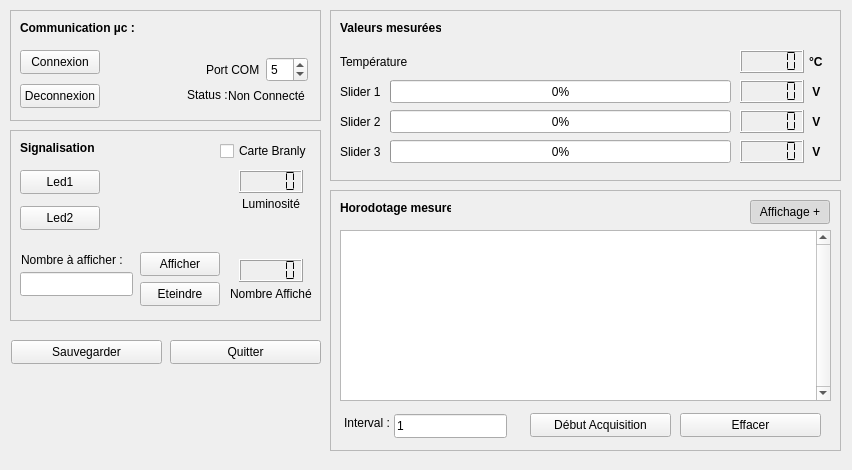
<?xml version="1.0" encoding="UTF-8"?>
<ui version="4.0">
 <class>IHMDanger</class>
 <widget class="QMainWindow" name="IHMDanger">
  <property name="geometry">
   <rect>
    <x>0</x>
    <y>0</y>
    <width>852</width>
    <height>470</height>
   </rect>
  </property>
  <property name="minimumSize">
   <size>
    <width>852</width>
    <height>470</height>
   </size>
  </property>
  <property name="windowTitle">
   <string>IHMDanger</string>
  </property>
  <property name="styleSheet">
   <string notr="true">QFrame[objectName^='frame_'] { 
border: 2px solid rgb(171, 171, 171);
border-radius: 5px ;
}</string>
  </property>
  <widget class="QWidget" name="centralwidget">
   <widget class="QFrame" name="frame_com">
    <property name="geometry">
     <rect>
      <x>10</x>
      <y>10</y>
      <width>311</width>
      <height>111</height>
     </rect>
    </property>
    <property name="frameShape">
     <enum>QFrame::Shape::StyledPanel</enum>
    </property>
    <property name="frameShadow">
     <enum>QFrame::Shadow::Raised</enum>
    </property>
    <widget class="QLabel" name="label_frame_com">
     <property name="geometry">
      <rect>
       <x>10</x>
       <y>10</y>
       <width>121</width>
       <height>16</height>
      </rect>
     </property>
     <property name="font">
      <font>
       <bold>true</bold>
      </font>
     </property>
     <property name="text">
      <string>Communication µc :</string>
     </property>
    </widget>
    <widget class="QLabel" name="label_com_status">
     <property name="geometry">
      <rect>
       <x>177</x>
       <y>77</y>
       <width>41</width>
       <height>16</height>
      </rect>
     </property>
     <property name="text">
      <string>Status :</string>
     </property>
    </widget>
    <widget class="QLabel" name="label_com_status_output">
     <property name="geometry">
      <rect>
       <x>216</x>
       <y>78</y>
       <width>81</width>
       <height>16</height>
      </rect>
     </property>
     <property name="layoutDirection">
      <enum>Qt::LayoutDirection::LeftToRight</enum>
     </property>
     <property name="text">
      <string>Non Connecté</string>
     </property>
     <property name="alignment">
      <set>Qt::AlignmentFlag::AlignCenter</set>
     </property>
    </widget>
    <widget class="QPushButton" name="pushButton_com_connexion">
     <property name="geometry">
      <rect>
       <x>10</x>
       <y>40</y>
       <width>80</width>
       <height>24</height>
      </rect>
     </property>
     <property name="text">
      <string>Connexion</string>
     </property>
    </widget>
    <widget class="QPushButton" name="pushButton_com_deconnexion">
     <property name="geometry">
      <rect>
       <x>10</x>
       <y>74</y>
       <width>80</width>
       <height>24</height>
      </rect>
     </property>
     <property name="text">
      <string>Deconnexion</string>
     </property>
    </widget>
    <widget class="QSpinBox" name="spinBox_com_portcom">
     <property name="geometry">
      <rect>
       <x>256</x>
       <y>47</y>
       <width>42</width>
       <height>25</height>
      </rect>
     </property>
     <property name="value">
      <number>5</number>
     </property>
    </widget>
    <widget class="QLabel" name="label_com_portcom">
     <property name="geometry">
      <rect>
       <x>196</x>
       <y>50</y>
       <width>61</width>
       <height>20</height>
      </rect>
     </property>
     <property name="text">
      <string>Port COM</string>
     </property>
    </widget>
   </widget>
   <widget class="QFrame" name="frame_signal">
    <property name="geometry">
     <rect>
      <x>10</x>
      <y>130</y>
      <width>311</width>
      <height>191</height>
     </rect>
    </property>
    <property name="frameShape">
     <enum>QFrame::Shape::StyledPanel</enum>
    </property>
    <property name="frameShadow">
     <enum>QFrame::Shadow::Raised</enum>
    </property>
    <widget class="QLabel" name="label_signal_signalisation">
     <property name="geometry">
      <rect>
       <x>10</x>
       <y>10</y>
       <width>91</width>
       <height>16</height>
      </rect>
     </property>
     <property name="font">
      <font>
       <bold>true</bold>
      </font>
     </property>
     <property name="text">
      <string>Signalisation</string>
     </property>
    </widget>
    <widget class="QPushButton" name="pushButton_signal_led1">
     <property name="geometry">
      <rect>
       <x>10</x>
       <y>40</y>
       <width>80</width>
       <height>24</height>
      </rect>
     </property>
     <property name="text">
      <string>Led1</string>
     </property>
    </widget>
    <widget class="QPushButton" name="pushButton_signal_led2">
     <property name="geometry">
      <rect>
       <x>10</x>
       <y>76</y>
       <width>80</width>
       <height>24</height>
      </rect>
     </property>
     <property name="text">
      <string>Led2</string>
     </property>
    </widget>
    <widget class="QPushButton" name="pushButton_signal_afficher">
     <property name="geometry">
      <rect>
       <x>130</x>
       <y>122</y>
       <width>80</width>
       <height>24</height>
      </rect>
     </property>
     <property name="text">
      <string>Afficher</string>
     </property>
    </widget>
    <widget class="QPushButton" name="pushButton_signal_eteindre">
     <property name="geometry">
      <rect>
       <x>130</x>
       <y>152</y>
       <width>80</width>
       <height>24</height>
      </rect>
     </property>
     <property name="text">
      <string>Eteindre</string>
     </property>
    </widget>
    <widget class="QLabel" name="label_signal_nb_chiffre_afficher">
     <property name="geometry">
      <rect>
       <x>11</x>
       <y>120</y>
       <width>111</width>
       <height>20</height>
      </rect>
     </property>
     <property name="text">
      <string>Nombre à afficher :</string>
     </property>
    </widget>
    <widget class="QLineEdit" name="lineEdit_signal_nb_chiffre_afficher">
     <property name="geometry">
      <rect>
       <x>10</x>
       <y>142</y>
       <width>113</width>
       <height>24</height>
      </rect>
     </property>
    </widget>
    <widget class="QLabel" name="label_signal_luminosite">
     <property name="geometry">
      <rect>
       <x>232</x>
       <y>66</y>
       <width>61</width>
       <height>16</height>
      </rect>
     </property>
     <property name="text">
      <string>Luminosité</string>
     </property>
    </widget>
    <widget class="QLabel" name="label_signal_nb_affiche">
     <property name="geometry">
      <rect>
       <x>220</x>
       <y>156</y>
       <width>91</width>
       <height>16</height>
      </rect>
     </property>
     <property name="text">
      <string>Nombre Affiché</string>
     </property>
    </widget>
    <widget class="QLCDNumber" name="lcdNumber_signal_nb_affiche">
     <property name="geometry">
      <rect>
       <x>229</x>
       <y>129</y>
       <width>64</width>
       <height>23</height>
      </rect>
     </property>
     <property name="smallDecimalPoint">
      <bool>false</bool>
     </property>
     <property name="segmentStyle">
      <enum>QLCDNumber::SegmentStyle::Flat</enum>
     </property>
    </widget>
    <widget class="QLCDNumber" name="lcdNumber_signal_luminosite">
     <property name="geometry">
      <rect>
       <x>229</x>
       <y>40</y>
       <width>64</width>
       <height>23</height>
      </rect>
     </property>
     <property name="segmentStyle">
      <enum>QLCDNumber::SegmentStyle::Flat</enum>
     </property>
    </widget>
    <widget class="QCheckBox" name="checkBox_signal_carte_branly">
     <property name="geometry">
      <rect>
       <x>210</x>
       <y>10</y>
       <width>91</width>
       <height>22</height>
      </rect>
     </property>
     <property name="text">
      <string>Carte Branly</string>
     </property>
    </widget>
   </widget>
   <widget class="QFrame" name="frame_horo">
    <property name="geometry">
     <rect>
      <x>330</x>
      <y>190</y>
      <width>511</width>
      <height>261</height>
     </rect>
    </property>
    <property name="frameShape">
     <enum>QFrame::Shape::StyledPanel</enum>
    </property>
    <property name="frameShadow">
     <enum>QFrame::Shadow::Raised</enum>
    </property>
    <widget class="QPushButton" name="pushButton_horo_affichage_ameliore">
     <property name="geometry">
      <rect>
       <x>420</x>
       <y>10</y>
       <width>80</width>
       <height>24</height>
      </rect>
     </property>
     <property name="text">
      <string>Affichage +</string>
     </property>
     <property name="checkable">
      <bool>true</bool>
     </property>
     <property name="checked">
      <bool>true</bool>
     </property>
    </widget>
    <widget class="QTextEdit" name="textEdit_horo_donnee_lues">
     <property name="geometry">
      <rect>
       <x>10</x>
       <y>40</y>
       <width>491</width>
       <height>171</height>
      </rect>
     </property>
     <property name="verticalScrollBarPolicy">
      <enum>Qt::ScrollBarPolicy::ScrollBarAlwaysOn</enum>
     </property>
     <property name="sizeAdjustPolicy">
      <enum>QAbstractScrollArea::SizeAdjustPolicy::AdjustIgnored</enum>
     </property>
     <property name="readOnly">
      <bool>true</bool>
     </property>
    </widget>
    <widget class="QLabel" name="label_horo_horodotage_mesures">
     <property name="geometry">
      <rect>
       <x>10</x>
       <y>10</y>
       <width>111</width>
       <height>16</height>
      </rect>
     </property>
     <property name="font">
      <font>
       <bold>true</bold>
      </font>
     </property>
     <property name="text">
      <string>Horodotage mesures :</string>
     </property>
    </widget>
    <widget class="QLabel" name="label_horo_interval">
     <property name="geometry">
      <rect>
       <x>14</x>
       <y>225</y>
       <width>49</width>
       <height>16</height>
      </rect>
     </property>
     <property name="text">
      <string>Interval :</string>
     </property>
    </widget>
    <widget class="QLineEdit" name="lineEdit_horo_interval">
     <property name="geometry">
      <rect>
       <x>64</x>
       <y>224</y>
       <width>113</width>
       <height>24</height>
      </rect>
     </property>
     <property name="text">
      <string>1</string>
     </property>
    </widget>
    <widget class="QPushButton" name="pushButton_horo_stop">
     <property name="geometry">
      <rect>
       <x>200</x>
       <y>223</y>
       <width>141</width>
       <height>24</height>
      </rect>
     </property>
     <property name="text">
      <string>Début Acquisition</string>
     </property>
    </widget>
    <widget class="QPushButton" name="pushButton_horo_effacer">
     <property name="geometry">
      <rect>
       <x>350</x>
       <y>223</y>
       <width>141</width>
       <height>24</height>
      </rect>
     </property>
     <property name="text">
      <string>Effacer</string>
     </property>
    </widget>
   </widget>
   <widget class="QFrame" name="frame_valm">
    <property name="geometry">
     <rect>
      <x>330</x>
      <y>10</y>
      <width>511</width>
      <height>171</height>
     </rect>
    </property>
    <property name="frameShape">
     <enum>QFrame::Shape::StyledPanel</enum>
    </property>
    <property name="frameShadow">
     <enum>QFrame::Shadow::Raised</enum>
    </property>
    <widget class="QLabel" name="label_valm_valeurs_mesurees">
     <property name="geometry">
      <rect>
       <x>10</x>
       <y>10</y>
       <width>101</width>
       <height>16</height>
      </rect>
     </property>
     <property name="font">
      <font>
       <bold>true</bold>
      </font>
     </property>
     <property name="text">
      <string>Valeurs mesurées</string>
     </property>
    </widget>
    <widget class="QLabel" name="label_valm_temperature">
     <property name="geometry">
      <rect>
       <x>10</x>
       <y>44</y>
       <width>71</width>
       <height>16</height>
      </rect>
     </property>
     <property name="text">
      <string>Température</string>
     </property>
    </widget>
    <widget class="QLabel" name="label_valm_slider1">
     <property name="geometry">
      <rect>
       <x>10</x>
       <y>74</y>
       <width>49</width>
       <height>16</height>
      </rect>
     </property>
     <property name="text">
      <string>Slider 1</string>
     </property>
    </widget>
    <widget class="QLabel" name="label_valm_slider2">
     <property name="geometry">
      <rect>
       <x>10</x>
       <y>104</y>
       <width>49</width>
       <height>16</height>
      </rect>
     </property>
     <property name="text">
      <string>Slider 2</string>
     </property>
    </widget>
    <widget class="QLabel" name="label_valm_temperature_unite">
     <property name="geometry">
      <rect>
       <x>479</x>
       <y>44</y>
       <width>21</width>
       <height>16</height>
      </rect>
     </property>
     <property name="font">
      <font>
       <bold>true</bold>
      </font>
     </property>
     <property name="text">
      <string>°C</string>
     </property>
    </widget>
    <widget class="QLabel" name="label_valm_slider1_unite">
     <property name="geometry">
      <rect>
       <x>479</x>
       <y>74</y>
       <width>21</width>
       <height>16</height>
      </rect>
     </property>
     <property name="font">
      <font>
       <bold>true</bold>
      </font>
     </property>
     <property name="text">
      <string> V</string>
     </property>
    </widget>
    <widget class="QLabel" name="label_valm_slider2_unite">
     <property name="geometry">
      <rect>
       <x>479</x>
       <y>104</y>
       <width>21</width>
       <height>16</height>
      </rect>
     </property>
     <property name="font">
      <font>
       <bold>true</bold>
      </font>
     </property>
     <property name="text">
      <string> V</string>
     </property>
    </widget>
    <widget class="QLabel" name="label_valm_slider3_unite">
     <property name="geometry">
      <rect>
       <x>479</x>
       <y>134</y>
       <width>21</width>
       <height>16</height>
      </rect>
     </property>
     <property name="font">
      <font>
       <bold>true</bold>
      </font>
     </property>
     <property name="text">
      <string> V</string>
     </property>
    </widget>
    <widget class="QLCDNumber" name="lcdNumber_valm_temperature">
     <property name="geometry">
      <rect>
       <x>410</x>
       <y>40</y>
       <width>64</width>
       <height>23</height>
      </rect>
     </property>
     <property name="segmentStyle">
      <enum>QLCDNumber::SegmentStyle::Flat</enum>
     </property>
     <property name="value" stdset="0">
      <double>0.000000000000000</double>
     </property>
    </widget>
    <widget class="QLCDNumber" name="lcdNumber_valm_slider1">
     <property name="geometry">
      <rect>
       <x>410</x>
       <y>70</y>
       <width>64</width>
       <height>23</height>
      </rect>
     </property>
     <property name="segmentStyle">
      <enum>QLCDNumber::SegmentStyle::Flat</enum>
     </property>
    </widget>
    <widget class="QLCDNumber" name="lcdNumber_valm_slider2">
     <property name="geometry">
      <rect>
       <x>410</x>
       <y>100</y>
       <width>64</width>
       <height>23</height>
      </rect>
     </property>
     <property name="segmentStyle">
      <enum>QLCDNumber::SegmentStyle::Flat</enum>
     </property>
    </widget>
    <widget class="QLCDNumber" name="lcdNumber_valm_slider3">
     <property name="geometry">
      <rect>
       <x>410</x>
       <y>130</y>
       <width>64</width>
       <height>23</height>
      </rect>
     </property>
     <property name="segmentStyle">
      <enum>QLCDNumber::SegmentStyle::Flat</enum>
     </property>
    </widget>
    <widget class="QProgressBar" name="progressBar_valm_slider1">
     <property name="geometry">
      <rect>
       <x>60</x>
       <y>70</y>
       <width>341</width>
       <height>23</height>
      </rect>
     </property>
     <property name="value">
      <number>0</number>
     </property>
    </widget>
    <widget class="QProgressBar" name="progressBar_valm_slider2">
     <property name="geometry">
      <rect>
       <x>60</x>
       <y>100</y>
       <width>341</width>
       <height>23</height>
      </rect>
     </property>
     <property name="value">
      <number>0</number>
     </property>
    </widget>
    <widget class="QProgressBar" name="progressBar_valm_slider3">
     <property name="geometry">
      <rect>
       <x>60</x>
       <y>130</y>
       <width>341</width>
       <height>23</height>
      </rect>
     </property>
     <property name="value">
      <number>0</number>
     </property>
    </widget>
    <widget class="QLabel" name="label_valm_slider3">
     <property name="geometry">
      <rect>
       <x>10</x>
       <y>134</y>
       <width>49</width>
       <height>16</height>
      </rect>
     </property>
     <property name="text">
      <string>Slider 3</string>
     </property>
    </widget>
   </widget>
   <widget class="QPushButton" name="pushButton_wd_sauvegarder">
    <property name="geometry">
     <rect>
      <x>11</x>
      <y>340</y>
      <width>151</width>
      <height>24</height>
     </rect>
    </property>
    <property name="text">
     <string>Sauvegarder</string>
    </property>
   </widget>
   <widget class="QPushButton" name="pushButton_wd_quitter">
    <property name="geometry">
     <rect>
      <x>170</x>
      <y>340</y>
      <width>151</width>
      <height>24</height>
     </rect>
    </property>
    <property name="text">
     <string>Quitter</string>
    </property>
   </widget>
  </widget>
 </widget>
 <resources/>
 <connections/>
</ui>
